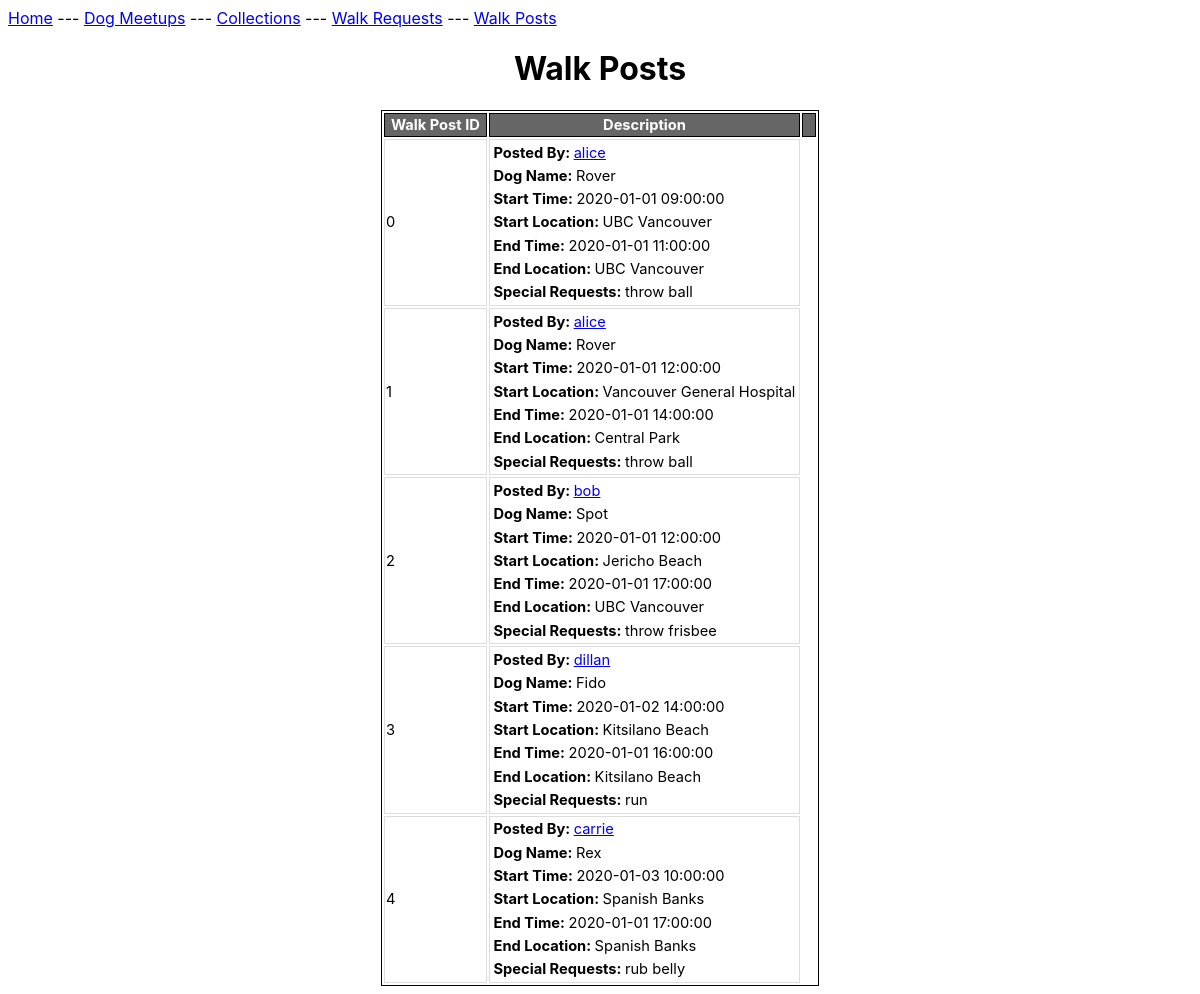
Page /viewposts.php on the earlier database version.
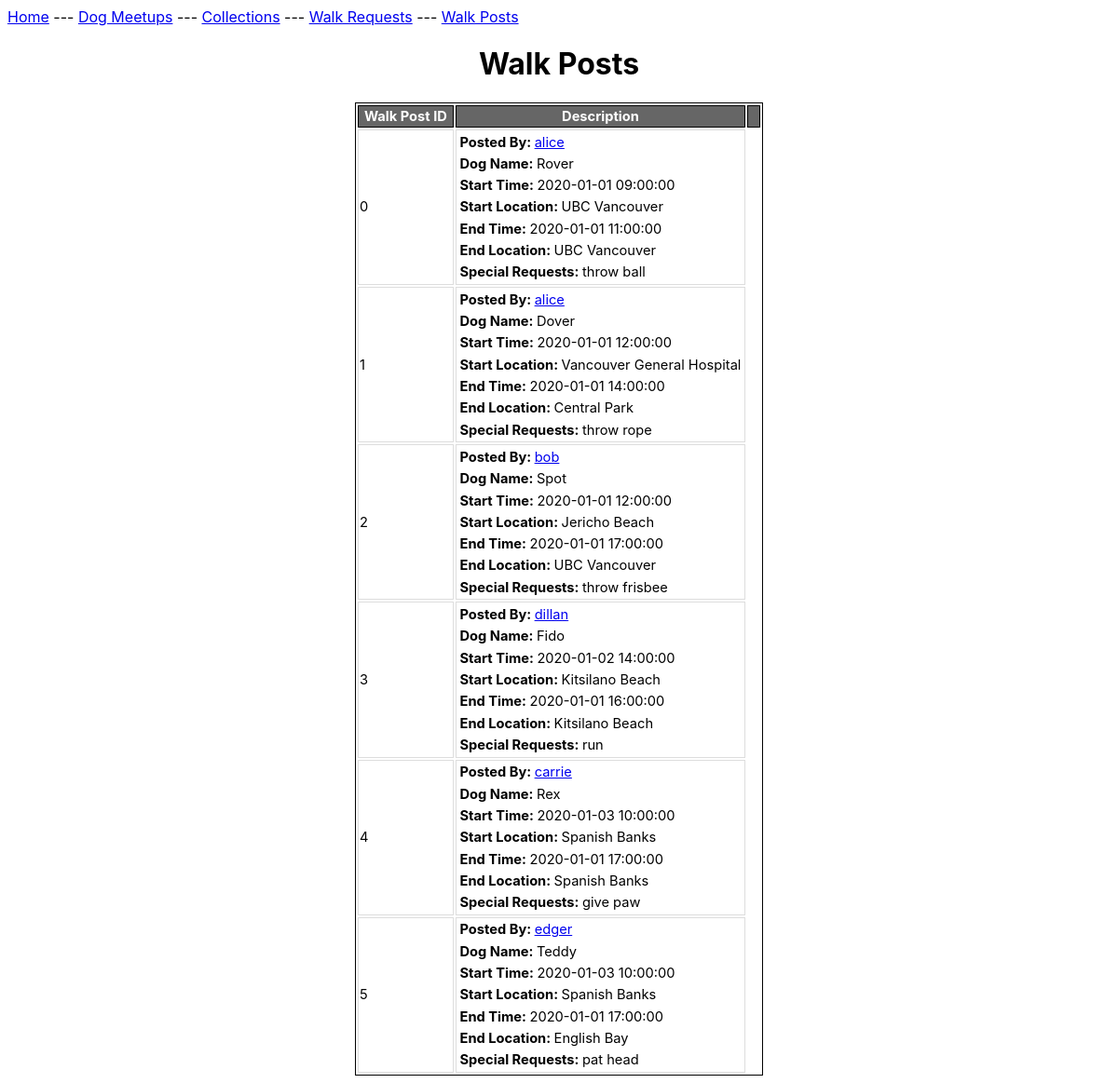
Same page on the later database version.
### tables this page shows
CREATE TABLE WalkPost
( owner VARCHAR(20),
 dog VARCHAR(20),
 referenceID INTEGER,
 startLocn VARCHAR(100),
 endLocn VARCHAR(100),
 startTime TIMESTAMP, 
 endTime TIMESTAMP,
 booked BOOLEAN,
 completed BOOLEAN,
 specialRequests VARCHAR(255),
 PRIMARY KEY (referenceID),
 FOREIGN KEY (owner) REFERENCES DogOwner(username) ON DELETE CASCADE,
 FOREIGN KEY (dog) REFERENCES Dog(name) ON DELETE CASCADE );

### viewposts.php (the view, shortened to what this page needs)
<html>
</html>
<div class="menu">
<a href="index.html">Home</a> ---
<a href="dogmeetups.php">Dog Meetups</a> ---
<a href="collections.php">Collections</a> ---
<a href="viewrequests.php">Walk Requests</a> ---
<a href="viewposts.php">Walk Posts</a>
</div>
<center>
<h1>Walk Posts</h1>
<?php
$conn = OpenCon();
$usertype = isset($_SESSION["usertype"])? $_SESSION["usertype"] : "";
$user = isset($_SESSION["user"])? $_SESSION["user"] : "";
function generateTable($result, $booked) {
    $usertype = isset($_SESSION["usertype"])? $_SESSION["usertype"] : "";
    if ($result->num_rows > 0) {
        echo "<table><tr>
        <th class='border-class'>Walk Post ID</th>
        <th class='border-class'>Description</th>";
        echo "<th class='borderclass'></th></tr>";
        while($row = $result->fetch_assoc()) {
        echo "<tr>
        <td class='borderclass'>".$row["referenceid"]."</td>
        <td class='borderclass'>
        <div style='padding: 2pt'><b>Posted By: </b><a href='owner.php?owner=".$row['owner']."'>".$row["owner"]."</a></div>
        <div style='padding: 2pt'><b>Dog Name: </b>".$row["dog"]."</div>
        <div style='padding: 2pt'><b>Start Time: </b>".$row["starttime"]."</div>
        <div style='padding: 2pt'><b>Start Location: </b>".$row["startlocn"]."</div>
        <div style='padding: 2pt'><b>End Time: </b>".$row["endtime"]."</div>
        <div style='padding: 2pt'><b>End Location: </b>".$row["endlocn"]."</div>
        <div style='padding: 2pt'><b>Special Requests: </b>".$row["specialrequests"]."</div>
        </td>";
        if ($usertype === "owner") {
            if ($booked) {
            echo "
            <td class='borderclass'>
            <a href='walker.php?walker=".$row['walkerid']."'>".$row['walkerid']."</a>
            </td>
            <td class='borderclass'>
            <form action='viewposts.php' method='post'>
            <input type='hidden' name='refid' value='".$row["referenceid"]."'>
            <button style='width: 80px' type='submit' name='markcomplete' style='background-color: #4CAF50'>Mark as Complete</button>
            </form>
            </td>";
            }
            else {
                echo "
            <td class='borderclass'>
            <form action='viewposts.php' method='post'>
            <input type='hidden' name='refid' value='".$row["referenceid"]."'>
            <button type='submit' name='editpost' style='width: 80px;'>Edit</button>
            </form></td>";
                echo "
            <td class='borderclass'>
            <form action='viewposts.php' method='post'>
            <input type='hidden' name='refid' value='".$row["referenceid"]."'>
            <button type='submit' name='deletepost' style='width: 80px; background-color: #F00'>Delete</button>
            </form></td>";
            }
            echo "</tr>";
        }
        else {
            echo "</tr>";
        }
        }
        echo "</table>";
    } else {
    echo "No results to show.<br><br>";
    }
}
if (array_key_exists('requestwalk', $_POST)) {
    $walkid = $_POST['walkid'];
    echo "<h2>Sending Walk Request for Walk ID = $walkid :</h2>";
    echo "<div> Message to the owner: </div>";
    echo "<form action='viewposts.php' method='post'>
    <input type='hidden' name='walkid' value='".$walkid."'>
    <textarea class='text' placeholder='Eg. Hi! I am very interested in walking your dog :)' cols='70' rows ='5' name='message'></textarea>
    <br><br>
    <button type='submit' name='submitrequest' value='Submit Request'>Submit Request</button>
   </form>";
}
else {
    if ($usertype === "owner") {
        echo "<form action='addwalk.php'>
        <button type='submit' style='padding: 15px 20px; font-size: 18px'>+ Add Walk</button>
        </form>";
        echo "<h2>Booked Walks:</h2>";
        $sql = "SELECT wp.referenceid as referenceid, wp.owner as owner,
        wp.dog as dog,
        wp.starttime as starttime, wp.startlocn as startlocn,
        wp.endtime as endtime, wp.endlocn as endlocn,
        wp.specialrequests as specialrequests,
        wp.booked as booked, wp.completed as completed,
        wr.walkerid as walkerid
        FROM walkpost wp, walkrequest wr
        WHERE
        referenceid = walkid AND
        wr.confirmed = 1 AND
        booked = 1 AND
        completed = 0
        AND owner = '$user'";
        $resultbooked = $conn->query($sql);
        generateTable($resultbooked, true);
        echo "<h2>Unbooked Walks:</h2>";
        $sql = "SELECT referenceid, owner, dog, starttime, startlocn, endtime, endlocn, specialrequests, booked, completed
        FROM walkpost WHERE booked = 0 AND completed = 0 AND owner = '$user'";
        $resultunbooked = $conn->query($sql);
        generateTable($resultunbooked, false);
    }
    else {
        $sql = "SELECT referenceid, owner, dog, starttime, startlocn, endtime, endlocn, specialrequests, booked, completed
        FROM walkpost WHERE booked = 0 AND completed = 0";
        $result = $conn->query($sql);
        generateTable($result, false);
    }
}
?>
</center>

### viewposts.php (style rules this page uses)
* { font-family: -apple-system, BlinkMacSystemFont, 'Segoe UI', Roboto, Oxygen, Ubuntu, Cantarell, 'Open Sans', 'Helvetica Neue', sans-serif; }
table { border: 1px solid black; }
th { font-size: 11pt; background: #666; color: #FFF; padding: 2px 6px; border-collapse: separate; border: 1px solid #000; }
td { font-size: 11pt; border: 1px solid #DDD; color: black; }

Differences in the rows shown:
changed walkpost "Vancouver General Hospital": dog "Rover" → "Dover"; specialRequests "throw ball" → "throw rope"
changed walkpost "carrie": specialRequests "rub belly" → "give paw"
added walkpost: referenceID "5", owner "edger", dog "Teddy", startTime "2020-01-03 10:00:00", startLocn "Spanish Banks", endTime "2020-01-01 17:00:00", endLocn "English Bay", specialRequests "pat head"
